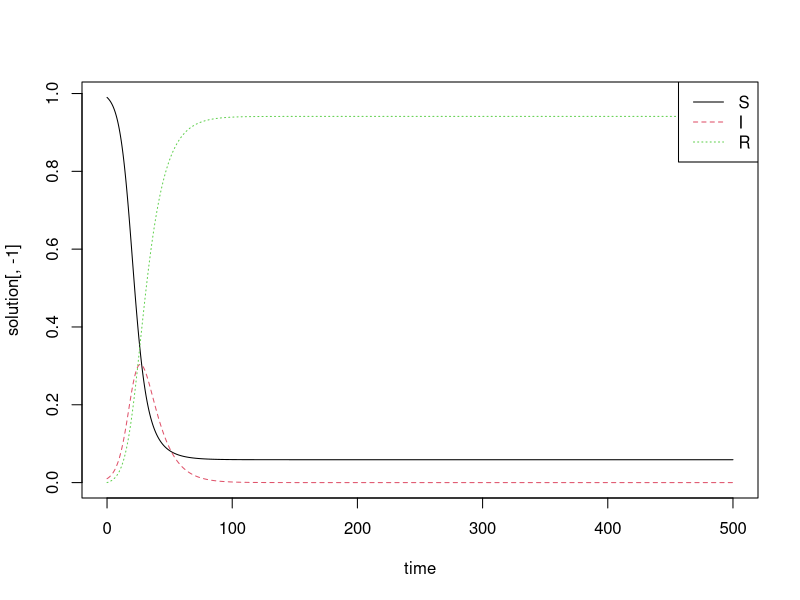

Write R code to recreate this figure.
library(deSolve)

SIR = function(t, state, parameters) {
  with(as.list(c(state, parameters)), {
    dSdt = -beta*I*S
    dIdt = (beta*S-gamma)*I
    dRdt = gamma*I
    list(c(dSdt, dIdt, dRdt))
  })
}

state=c(S=0.99,I=0.01,R=0)
parameters = c(beta=0.3,gamma=0.1)
time = seq(0,500,0.1)

solution = ode(y=state,times = time,
               func=SIR, parms = parameters)

matplot(time,solution[,-1],type='l')
legend('topright',colnames(solution)[-1],
       lty =1:3,col = 1:3)
    
